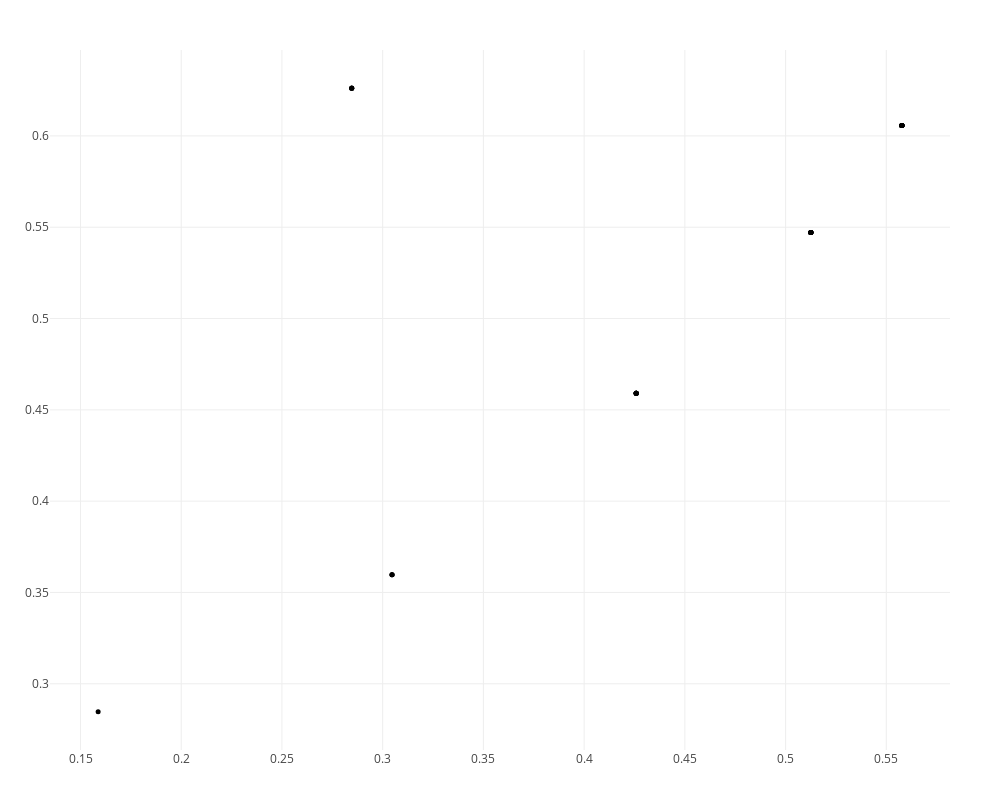

This figure's notebook cell:
### Markdown cell above
Here we can see a couple of most persistent features, We don't see all of it but only the most persistent ones and we can see that although the $100^{th}$ class is the last one, however the last most persistent one is the $98^{th}$ class.

### Code cell
persists1 = plotpersistencediagram_pjs(PH,dim=1)

### Figure 1 — Plotly figure (JSON) as saved in the notebook; plotly's stock layout.template omitted (floating-point values rounded to 4 significant figures)
{"data": [{"hoverinfo": "x+y+text", "marker": {"color": "black", "size": 5}, "mode": "markers", "text": ["class/size  1/4, 2/4, 9/4, 10/4, 11/4, 13/4, 14/4, 15/4, 17/4, 18/4, 20/4, 23/4", "class/size  3/4, 32/6, 33/6, 34/6, 35/6, 36/6, 37/6, 38/6", "class/size  4/4, 5/4, 40/6, 43/6, 44/6", "class/size  6/4", "class/size  7/4, 56/8, 57/9, 58/8, 59/8, 61/8, 62/8, 63/8", "class/size  8/4", "class/size  12/4, 16/4, 19/4, 21/4, 22/4, 24/4, 25/4", "class/size  26/4, 27/4, 28/4", "class/size  29/7, 30/6, 31/6", "class/size  39/6, 41/6, 42/6", "class/size  45/6", "class/size  46/6", "class/size  47/9", "class/size  48/8", "class/size  49/8, 50/8, 52/8, 53/8, 54/8", "class/size  51/8, 55/8", "class/size  60/8", "class/size  64/8", "class/size  65/8", "class/size  66/8", "class/size  67/11, 68/10", "class/size  69/10", "class/size  70/10", "class/size  71/10, 72/10, 73/10, 74/10, 75/10, 79/10", "class/size  76/10", "class/size  77/10", "class/size  78/10", "class/size  80/10, 86/11", "class/size  81/10, 83/10", "class/size  82/10, 84/10, 85/10", "class/size  87/10", "class/size  88/10", "class/size  89/11, 90/11", "class/size  91/20, 92/20, 93/20, 94/20", "class/size  95/36", "class/size  96/20, 97/22, 99/20", "class/size  98/24, 100/26"], "textfont": {"family": "Raleway, sans-serif"}, "textposition": "top center", "type": "scatter", "x": [0.3046, 0.4258, 0.4258, 0.4258, 0.5125, 0.5125, 0.3046, 0.3046, 0.4258, 0.4258, 0.4258, 0.4258, 0.5125, 0.5125, 0.5125, 0.5125, 0.5125, 0.5125, 0.5125, 0.5125, 0.5577, 0.5577, 0.5577, 0.5577, 0.5577, 0.5577, 0.5577, 0.5577, 0.5577, 0.5577, 0.5577, 0.5577, 0.1587, 0.2846, 0.2846, 0.2846, 0.2846], "y": [0.3597, 0.4591, 0.4591, 0.4591, 0.5471, 0.5471, 0.3597, 0.3597, 0.4591, 0.4591, 0.4591, 0.4591, 0.5471, 0.5471, 0.5471, 0.5471, 0.5471, 0.5471, 0.5471, 0.5471, 0.6057, 0.6057, 0.6057, 0.6057, 0.6057, 0.6057, 0.6057, 0.6057, 0.6057, 0.6057, 0.6057, 0.6057, 0.2846, 0.6262, 0.6262, 0.6262, 0.6262]}, {"hoverinfo": "x+text", "marker": {"color": "red", "size": 6}, "mode": "markers", "text": [], "textfont": {"family": "Raleway, sans-serif"}, "textposition": "top center", "type": "scatter", "x": [], "y": []}], "layout": {"height": 800, "hovermode": "closest", "margin": {"b": 50, "l": 50, "r": 50, "t": 50}, "scene": {"aspectmode": "manual", "aspectratio": {"x": 1, "y": 0.856}}, "showlegend": false, "width": 1000}}
